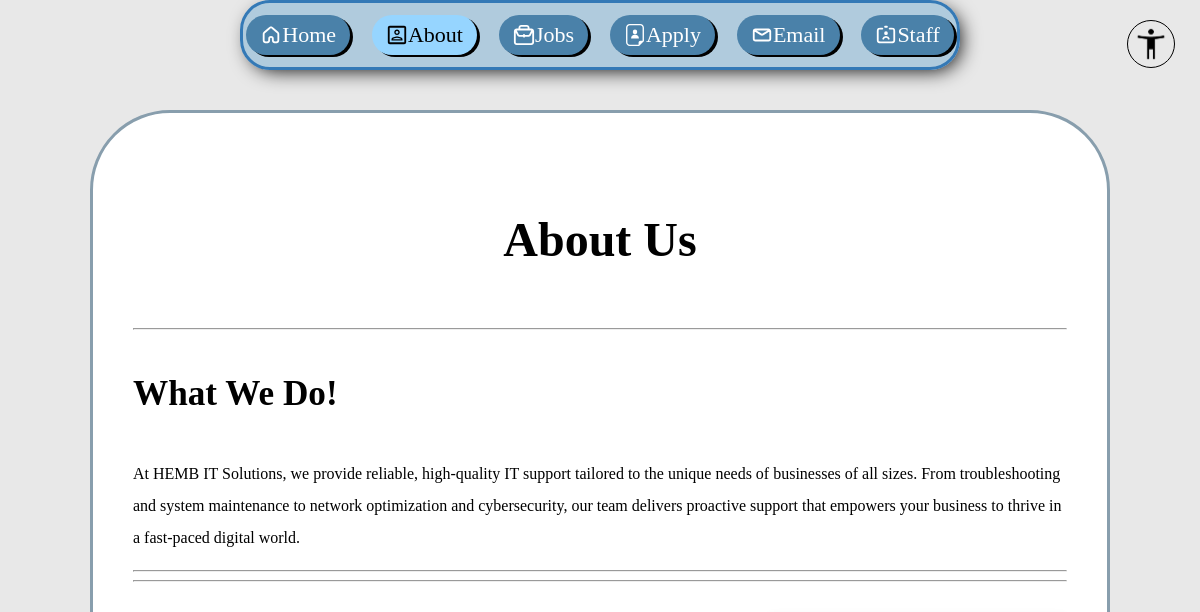
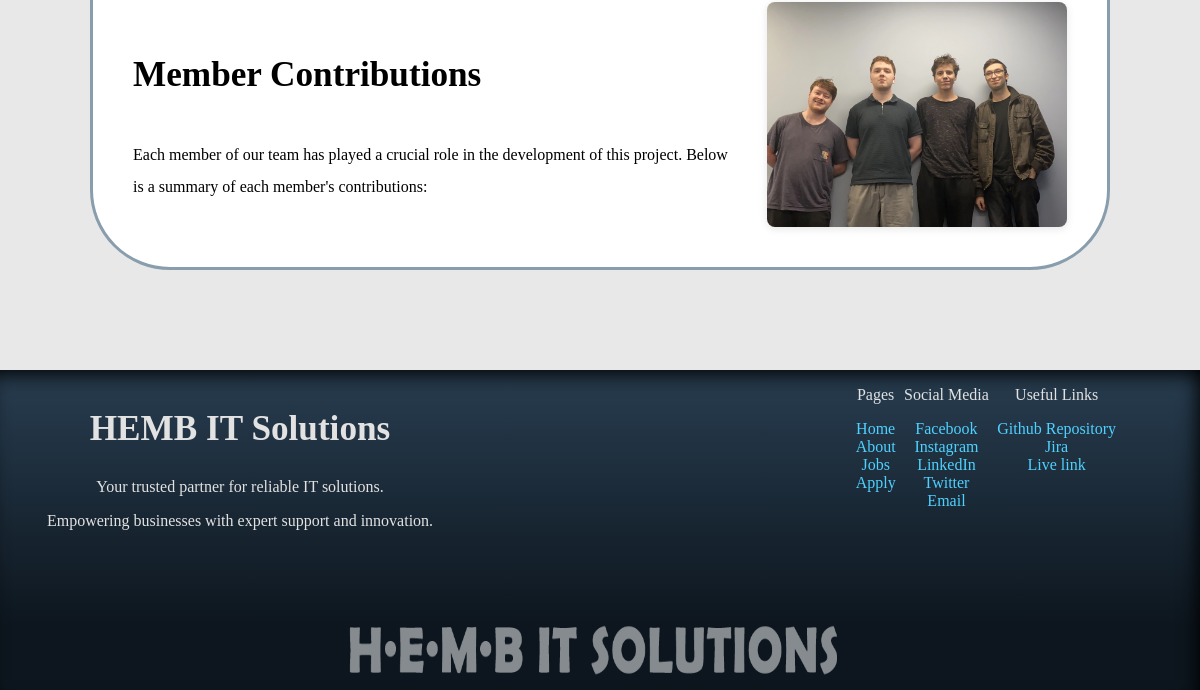
Page /about.php on the earlier database version (2 pictures, top to bottom).
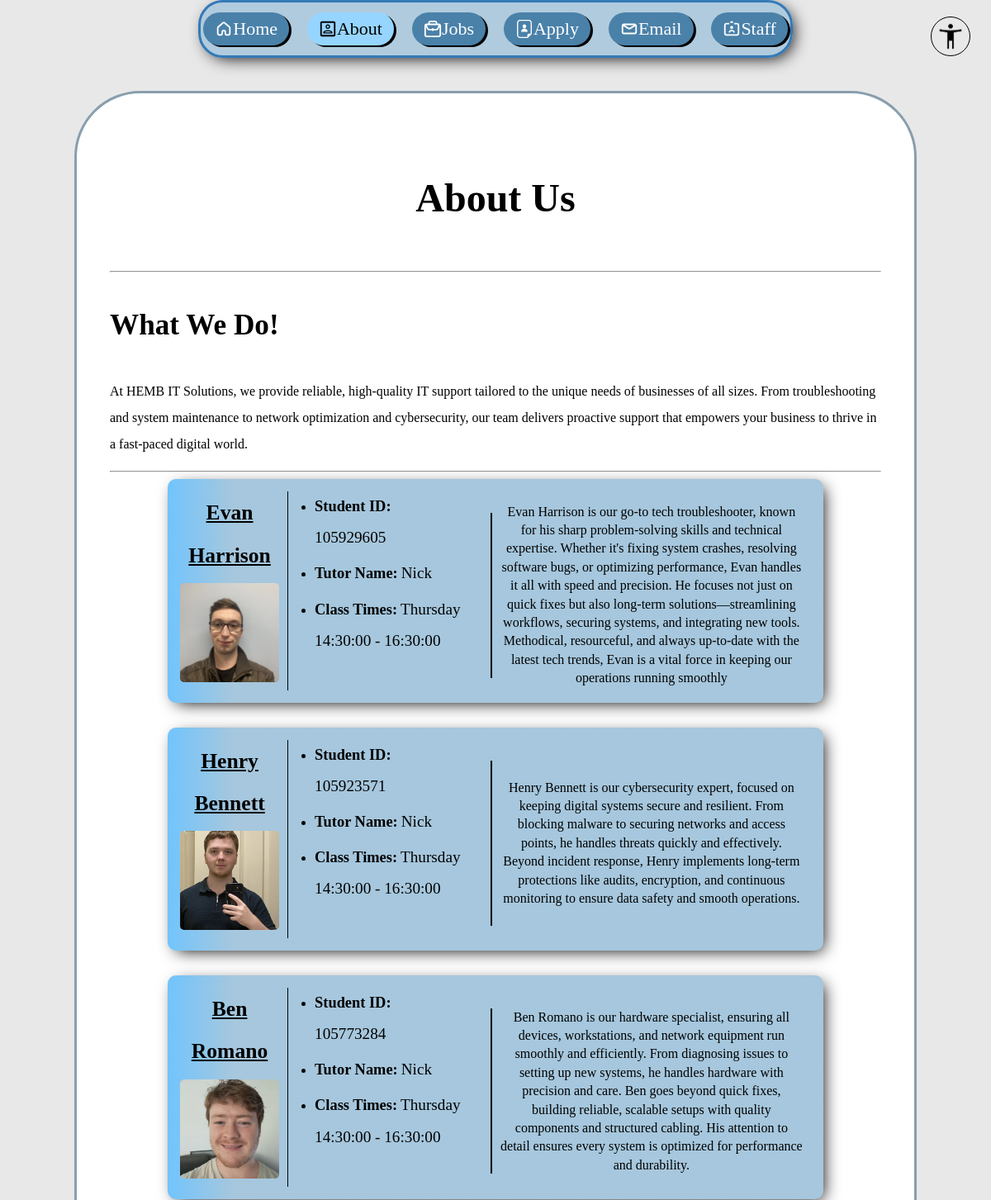
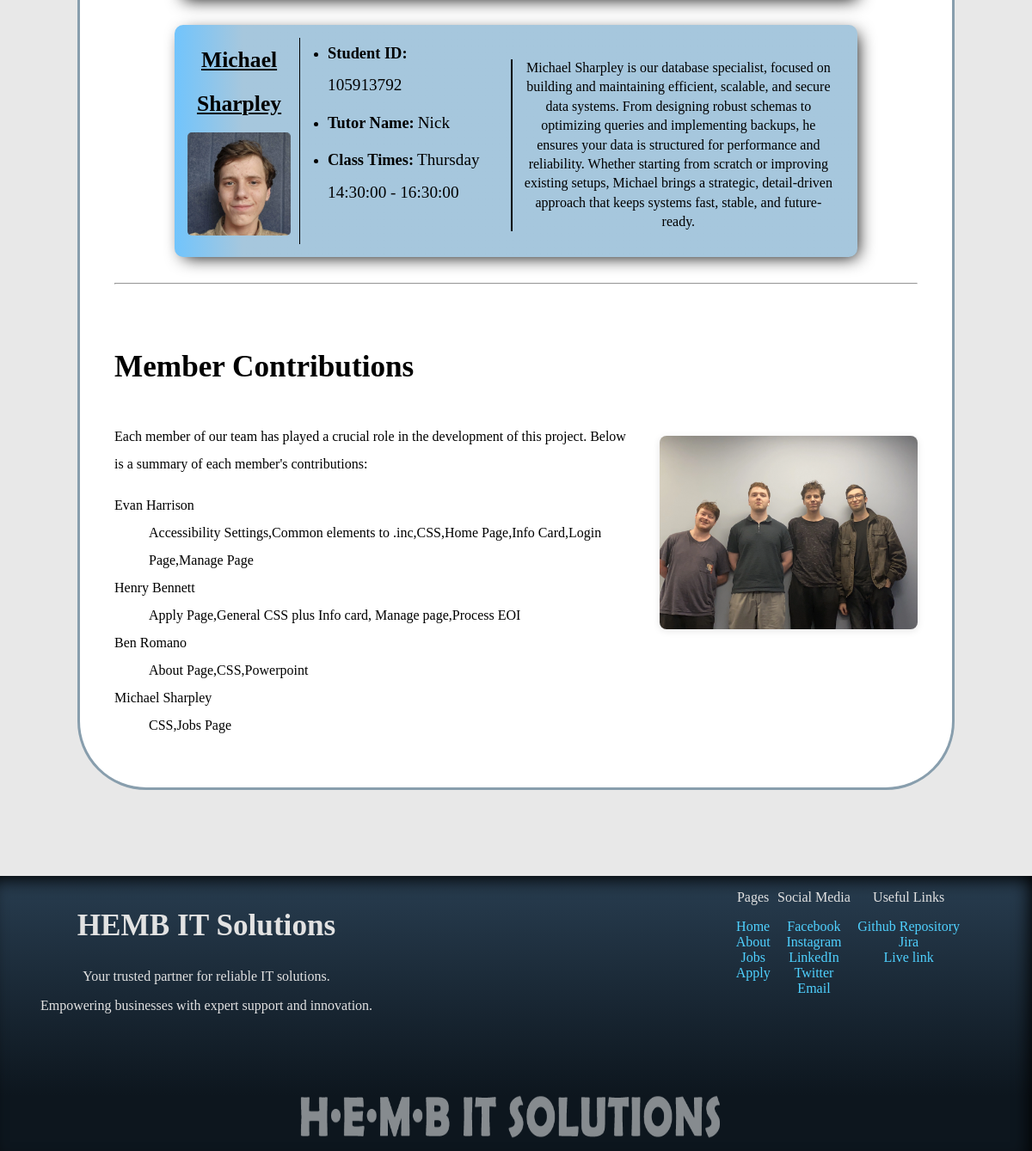
Same page on the later database version (2 pictures, top to bottom).
### tables this page shows
CREATE TABLE `employees` (
  `ID` int(10) UNSIGNED NOT NULL COMMENT 'The employees ID',
  `First_name` varchar(100) NOT NULL COMMENT 'The Employees first name',
  `Last_name` varchar(100) NOT NULL COMMENT 'The Employees last name',
  `Student_ID` int(9) NOT NULL COMMENT 'The employees student ID',
  `Tutor_ID` int(11) UNSIGNED NOT NULL COMMENT 'The link to the tutor for this employee',
  `Class_Time_ID` int(11) UNSIGNED NOT NULL COMMENT 'The foreign key link to the class times',
  `Photo` varchar(255) NOT NULL COMMENT 'The file name for the photo of this employee',
  `Photo_Alt` varchar(255) NOT NULL COMMENT 'The Employees alternate description for the photo incase it doesn''t load or for accessibility reasons',
  `Description` text NOT NULL COMMENT 'The description of what this employee does for the company'
);

CREATE TABLE `tutors` (
  `Tutor_ID` int(11) UNSIGNED NOT NULL COMMENT 'The ID for a tutor',
  `Name` varchar(100) NOT NULL COMMENT 'The Name for that tutor'
);

CREATE TABLE `class_times` (
  `Class_Time_ID` int(11) UNSIGNED NOT NULL COMMENT 'The unique identifier of the class time',
  `Day` enum('Monday','Tuesday','Wednesday','Thursday','Friday') NOT NULL COMMENT 'The day when the class happens',
  `Start_Time` time NOT NULL COMMENT 'The time when the class starts',
  `End_Time` time NOT NULL COMMENT 'the time when class ends'
);

### about.php (the view, shortened to what this page needs)
<?php
include './php/functionality.php';
require_once './php/settings.php';
$conn = new mysqli($host, $user, $pwd, $sql_db);
$query = "
SELECT
    e.*,
    t.Name               AS tutor_Name,
    ct.Day              AS class_time_Day,
    ct.Start_Time       AS class_start_time,
    ct.End_Time         AS class_end_time,
    GROUP_CONCAT(c.Contribution ORDER BY c.Contribution SEPARATOR ',') AS contributions
FROM employees AS e
    LEFT JOIN tutors AS t
        ON e.Tutor_ID = t.Tutor_ID
    LEFT JOIN class_times AS ct
        ON e.Class_Time_ID = ct.Class_Time_ID
    LEFT JOIN contributions AS c
        ON e.ID = c.Employee_ID
    GROUP BY e.ID;
";
$result = $conn->query($query);
?>
<!DOCTYPE html>
<html lang="en" class="<?php set_accessibility(); ?>">
<head>
    <link rel="stylesheet" href="./styles/styles.css" />
</head>
<body>
    <?php
        include './inc/accessibility.inc';
        include './inc/navigation.inc';
    ?>
        <main id="About_Main">
            <h1 id="about_us_heading">About Us</h1>
            <hr>
        <h2 class="about_us">What We Do!</h2>
        <p class="about_us">
            At HEMB IT Solutions, we provide reliable, high-quality IT support tailored to the unique needs of businesses of all sizes.
            From troubleshooting and system maintenance to network optimization and cybersecurity, our team delivers proactive support
            that empowers your business to thrive in a fast-paced digital world.
        </p>
        <hr />
        <div id="employee_info">
            <?php
            while ($row = $result->fetch_assoc()) {
                echo "<div class='employee_box main_section'>";
                echo "<div class='individual_employee'>";
                echo "<div class='title_image_and_list_flex_container'>";
                echo "<div class='title_image'>";
                echo "<h3>" . htmlspecialchars($row['First_name']) . " " . htmlspecialchars($row['Last_name']) . "</h3>";
                echo "<img class='individual_employee_photos' src='images/" . htmlspecialchars($row['Photo']) . "' alt='Front-facing picture of " . htmlspecialchars($row['First_name']) . ", one of the team members'>";
                echo "</div>";
                echo "<div class='info-section'>";
                echo "<ul>";
                echo "<li><strong>Student ID:</strong> <span class='info-value'>" . htmlspecialchars($row['Student_ID']) . "</span></li>";
                echo "<li><strong>Tutor Name:</strong> <span class='info-value'>" . htmlspecialchars($row['tutor_Name']) . "</span></li>";
                echo "<li><strong>Class Times:</strong> <span class='info-value'>" . htmlspecialchars($row['class_time_Day']) . " " . htmlspecialchars($row['class_start_time']) . " - " . htmlspecialchars($row['class_end_time']) . "</span></li>";
                echo "</ul>";
                echo "</div>";
                echo "</div>";
                echo "<div class='description_box'><p>" . htmlspecialchars($row['Description']) . "</p></div>";
                echo "</div>";
                echo "</div>";
            }
            ?>
        </div>
        <hr />
        <div class="contributions_flex_container">
            <section id="member_contributions">
                <h2>Member Contributions</h2>
                <p>Each member of our team has played a crucial role in the development of this project. Below is a summary of each member's contributions:</p>
                <dl>
                    <?php
                    $result = $conn->query($query);
                    while ($row = $result->fetch_assoc()) {
                        echo "<dt>" . htmlspecialchars($row['First_name']) . " " . htmlspecialchars($row['Last_name']) . "</dt>";
                        echo "<dd>" . htmlspecialchars($row['contributions']) . "</dd>";
                    }
                    ?>
                </dl>
            </section>
            <img id="Group_Photo" src="images/Group_Photo.webp" alt="A Photo of 4 people showing the developer team">
        </div>
        </main>
        <?php
            include './inc/footer.inc';
        ?>
    </body>
</html>

### php/functionality.php (shortened to what this page needs)
<?php
    function set_accessibility(): void {
        $preferences = implode(" ", array_filter(
            $_SESSION['accessibility'],
            function($array_item) {
                return !str_contains($array_item, "default");
            }
        ));
        if ($preferences == "") {
            echo "";
        }
        else {
            echo $preferences;
        }
    }

### inc/accessibility.inc (shortened to what this page needs)
<section id="access_dropdown">
    <section id="dropdown_preview" tabindex="0">
        <img src="./images/accessibility_icon.webp" alt="an image of a person with a disability icon">
    </section>
</section>

### inc/navigation.inc
<?php
    $currentfile = basename($_SERVER['PHP_SELF'])
?>
<nav class="main_navigation" id="<?php echo substr($currentfile, 0, -4); ?>_nav">
    <a class="<?php if ($currentfile == "index.php") { echo "current";} ?>" href="./index.php"><?php echo NAV_SVG_ICONS['Home']; ?>Home</a>
    <a class="<?php if ($currentfile == "about.php") { echo "current";} ?>" href="./about.php"><?php echo NAV_SVG_ICONS['About']; ?>About</a>
    <a class="<?php if ($currentfile == "jobs.php") { echo "current";} ?>" href="./jobs.php"><?php echo NAV_SVG_ICONS['Jobs']; ?>Jobs</a>
    <a class="<?php if ($currentfile == "apply.php") { echo "current";} ?>" href="./apply.php"><?php echo NAV_SVG_ICONS['Apply']; ?>Apply</a>
    <a href="mailto:hemb.ithelp@gmail.com"><?php echo NAV_SVG_ICONS['Email']; ?>Email</a>
    <a class="<?php if ($currentfile == "login.php") { echo "current";} ?>" href="./login.php"><?php echo NAV_SVG_ICONS['Staff']; ?>Staff</a>
</nav>

### inc/footer.inc
<footer>
    <section id="footer_company_description">
        <h2>HEMB IT Solutions</h2>
        <p>Your trusted partner for reliable IT solutions.</p>
        <p>Empowering businesses with expert support and innovation.</p>
    </section>
    <div id="footer_empty_row">
    </div>
    <div id="footer_links_flex_container">
        <div class="footer_links">
            <p>Pages</p>
            <nav>
                <a href="./index.php">Home</a>
                <a href="./about.php">About</a>
                <a href="./jobs.php">Jobs</a>
                <a href="./apply.php">Apply</a>
            </nav>
        </div>
        <div class="footer_links">
            <p>Social Media</p>
            <nav>
                <a href="https://www.facebook.com/" target="_blank">Facebook</a>
                <a href="https://www.instagram.com/" target="_blank">Instagram</a>
                <a href="https://www.linkedin.com/" target="_blank">LinkedIn</a>
                <a href="https://www.twitter.com/" target="_blank">Twitter</a>
                <a href="mailto:hemb.ithelp@gmail.com">Email</a>
            </nav>
        </div>
        <div class="footer_links">
            <p>Useful Links</p>
            <nav>
                <a href="https://github.com/SPUDYBRO/HEMB" target="_blank">Github Repository</a>
                <a href="https://hemb-it-support.atlassian.net/jira/software/projects/SCRUM/boards/1" target="_blank">Jira</a>
                <a href="https://spudybro.github.io/HEMB/" target="_blank">Live link</a>
            </nav>
        </div>
        <div id="footer_image">
            <img src="./images/footer_image.webp" alt="text saying 'HEMB IT Solutions'">
        </div>
    </div>
</footer>

Differences in the rows shown:
added employees: First_name "Evan", Last_name "Harrison", Photo+First_name (picture), Student_ID "105929605", Tutor_ID.Name "Nick", Class_Time_ID.Day "Thursday", Class_Time_ID.Start_Time "14:30:00", Class_Time_ID.End_Time "16:30:00", Description "Evan Harrison is our go-to tech troubleshooter, known for his sharp problem-solving skills and technical expertise. Whether it's fixing system crashes, resolving software bugs, or optimizing performance, Evan handles it all with speed and precision. He focuses not just on quick fixes but also long-term solutions—streamlining workflows, securing systems, and integrating new tools. Methodical, resourceful, and always up-to-date with the latest tech trends, Evan is a vital force in keeping our operations running smoothly", contributions "Accessibility Settings,Common elements to .inc,CSS,Home Page,Info Card,Login Page,Manage Page"
added employees: First_name "Henry", Last_name "Bennett", Photo (picture), Student_ID "105923571", Tutor_ID.Name "Nick", Class_Time_ID.Day "Thursday", Class_Time_ID.Start_Time "14:30:00", Class_Time_ID.End_Time "16:30:00", Description "Henry Bennett is our cybersecurity expert, focused on keeping digital systems secure and resilient. From blocking malware to securing networks and access points, he handles threats quickly and effectively. Beyond incident response, Henry implements long-term protections like audits, encryption, and continuous monitoring to ensure data safety and smooth operations.", contributions "Apply Page,General CSS plus Info card, Manage page,Process EOI"
added employees: First_name "Ben", Last_name "Romano", Photo (picture), Student_ID "105773284", Tutor_ID.Name "Nick", Class_Time_ID.Day "Thursday", Class_Time_ID.Start_Time "14:30:00", Class_Time_ID.End_Time "16:30:00", Description "Ben Romano is our hardware specialist, ensuring all devices, workstations, and network equipment run smoothly and efficiently. From diagnosing issues to setting up new systems, he handles hardware with precision and care. Ben goes beyond quick fixes, building reliable, scalable setups with quality components and structured cabling. His attention to detail ensures every system is optimized for performance and durability.", contributions "About Page,CSS,Powerpoint"
added employees: First_name "Michael", Last_name "Sharpley", Photo+First_name (picture), Student_ID "105913792", Tutor_ID.Name "Nick", Class_Time_ID.Day "Thursday", Class_Time_ID.Start_Time "14:30:00", Class_Time_ID.End_Time "16:30:00", Description "Michael Sharpley is our database specialist, focused on building and maintaining efficient, scalable, and secure data systems. From designing robust schemas to optimizing queries and implementing backups, he ensures your data is structured for performance and reliability. Whether starting from scratch or improving existing setups, Michael brings a strategic, detail-driven approach that keeps systems fast, stable, and future-ready.", contributions "CSS,Jobs Page"
